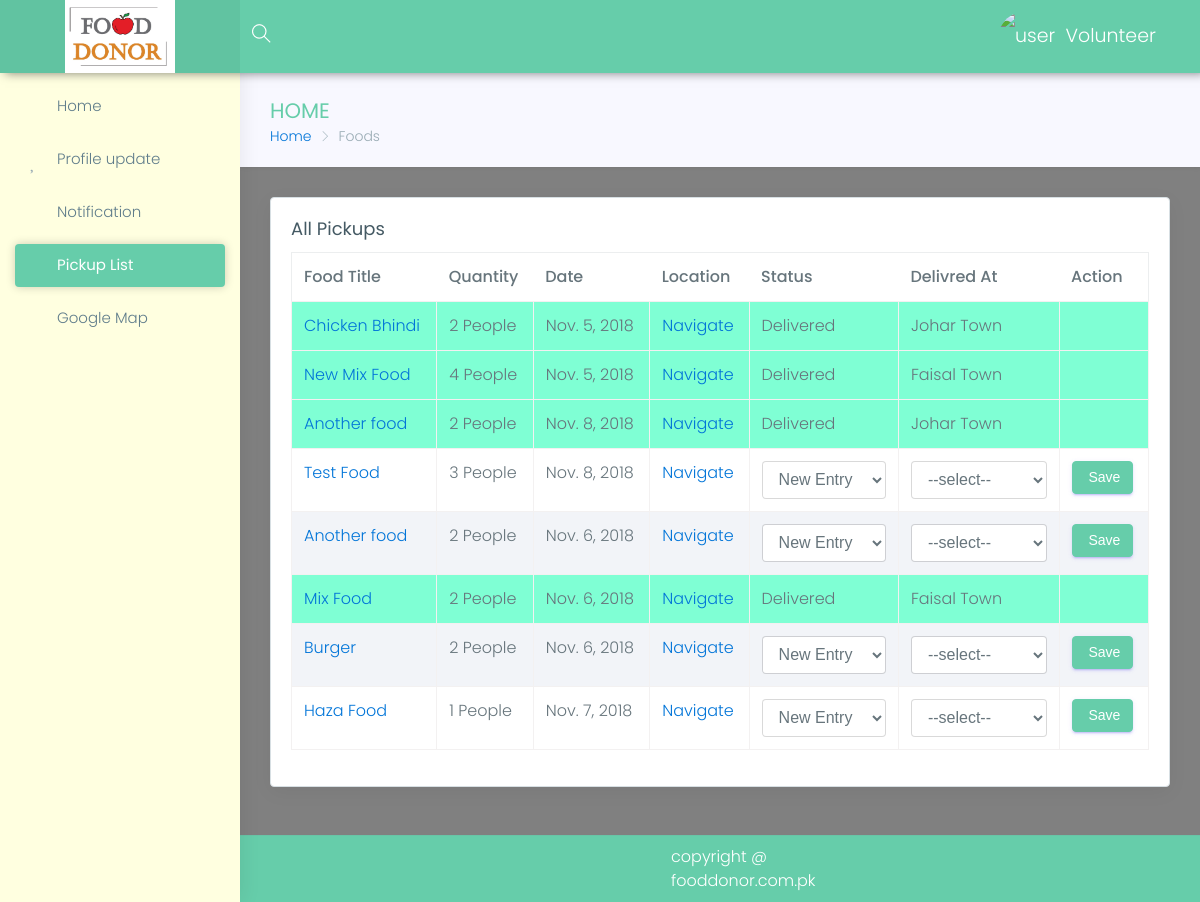
The app's page /volunteer/foods (signed in), older data.
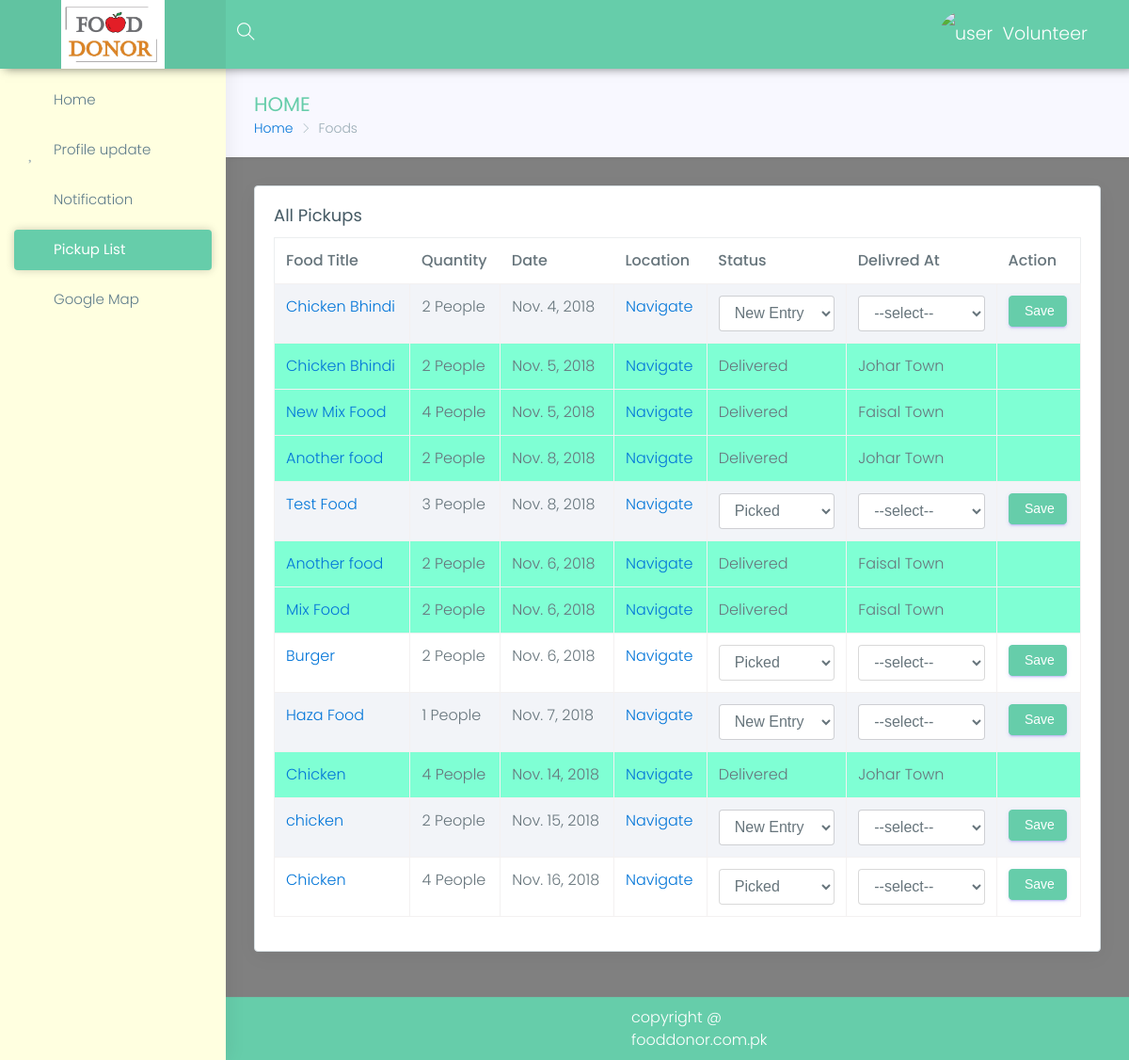
The same page, newer data.
### donor/models.py (models this page shows, shortened)
class Food(models.Model):
    donor=models.ManyToManyField(Donor)
    food_title=models.CharField(max_length=15,null=False,blank=False,)
    food_type = models.CharField(max_length=15, null=False, blank=False, choices=food_types)
    quantity=models.IntegerField(blank=False)
    delivered_at = models.CharField(max_length=50, default="NAN")
    preparation_date=models.DateField(blank=True,default=now())
    post_date = models.DateField(blank=True, default=now())
    status=models.CharField(choices=choices,max_length=10,default='New Entry')
    location=models.CharField(max_length=200,blank=True,null=True)
    image=models.ImageField(blank=True,null=True)
    volunteer=models.ForeignKey(Volenteer,on_delete=models.SET_NULL,null=True)

### volunteer/views.py (the view, shortened to what this page needs)
def foods(request):
    if not auth_volunteer(request):
        return redirect('volunteer-profile')
    volunteer = Volenteer.objects.get(user=request.user)
    all_foods=volunteer.food_set.all()
    return render(request, 'volunteer/Pickup-list.html',{'foods':all_foods,'volunteer':volunteer})

### volunteer/models.py (called while the page is built)
    def __str__(self):
        return self.area_name

### volunteer/views.py (called while the page is built)
def auth_volunteer(request):
    volunteer=Volenteer.objects.filter(user=request.user).first()
    if volunteer:
        if volunteer.is_approved:
            return True
        else:
            return False
    else:
        messages.error(request, 'Please login as donor')
        return False

### templates/volunteer/Pickup-list.html (shortened to what the changed rows need)
{% extends 'panel-base.html' %}
{% block main %}
                <div class="row">
                    <div class="col-lg-12">
                        <div class="card">
                            <div class="card-block">
                                <div class="table-responsive">
                                    <table id="myTable" class="table table-hover table-striped table-bordered">
                                        <thead>
                                            <tr>
                                                <th>Food Title</th>
                                                <th>Quantity</th>
                                                <th>Date</th>
                                                <th>Location</th>
                                                <th>Status</th>
                                                <th>Delivred At</th>
                                                <th>Action</th>
                                            </tr>
                                        </thead>
                                        <tbody>
                                        {% for food in foods %}
                                            {% if food.status == 'Delivered' %}
                                                <tr style="background-color: aquamarine">
                                                <td><a target="_blank" href="/media/{{ food.image }}">{{ food.food_title }}</a></td>
                                                <td>{{ food.quantity }} People</td>
                                                <td>{{ food.post_date }}</td>
                                                <td>
                                                    <a href="{% url 'volunteer-map' %}">Navigate</a>
                                                </td>
                                                <td>{{ food.status }}</td>
                                                <td>{{ food.delivered_at }}</td><td></td>
                                                </tr>
                                            {% endif %}
                                            {% if food.status != 'Delivered' %}
                                                <tr>
                                                <td><a target="_blank" href="/media/{{ food.image }}">{{ food.food_title }}</a></td>
                                                <td>{{ food.quantity }} People</td>
                                                <td>{{ food.post_date }}</td>
                                                <td>
                                                    <a href="{% url 'volunteer-map' %}">Navigate</a>
                                                </td>
                                            <form method="post">
                                                <td>
                                                    <select name="status" class="form-control">
                                                        <option value="{{ food.status }}">{{ food.status }}</option>
                                                    </select>
                                                    </td>
                                                <td>
                                                    <select name="location" class="form-control form-control-line" >
                                                    <option value="">--select--</option>
                                                    </select>
                                                </td>
                                                <td>
                                                    <button type="submit" class="btn btn-primary"> Save</button>
                                                </td>
                                            </form>
                                            </tr>
                                            {% endif %}
                                        {% endfor %}
                                        </tbody>
                                    </table>
                                </div>
                            </div>
                        </div>
                    </div>
                </div>
{% endblock %}

Row changes from the older to the newer data that the page shows:
now on this page (row edited): Food: food_title "Chicken Bhindi", quantity "2", post_date "Nov. 4, 2018", status "New Entry"
changed Food "Test Food": status "New Entry" → "Picked"
changed Food (number 6 of 12 on the later page): image empty → "Burger-64_8sS83M8.png" (drawn); delivered_at (not shown) → "Faisal Town"; status "New Entry" → "Delivered"; location "--select--" → (not shown)
changed Food "Burger": status "New Entry" → "Picked"
added Food: food_title "Chicken", quantity "4", post_date "Nov. 14, 2018", status "Delivered", delivered_at "Johar Town"
added Food: food_title "chicken", quantity "2", post_date "Nov. 15, 2018", status "New Entry"
added Food: food_title "Chicken", quantity "4", post_date "Nov. 16, 2018", status "Picked"
